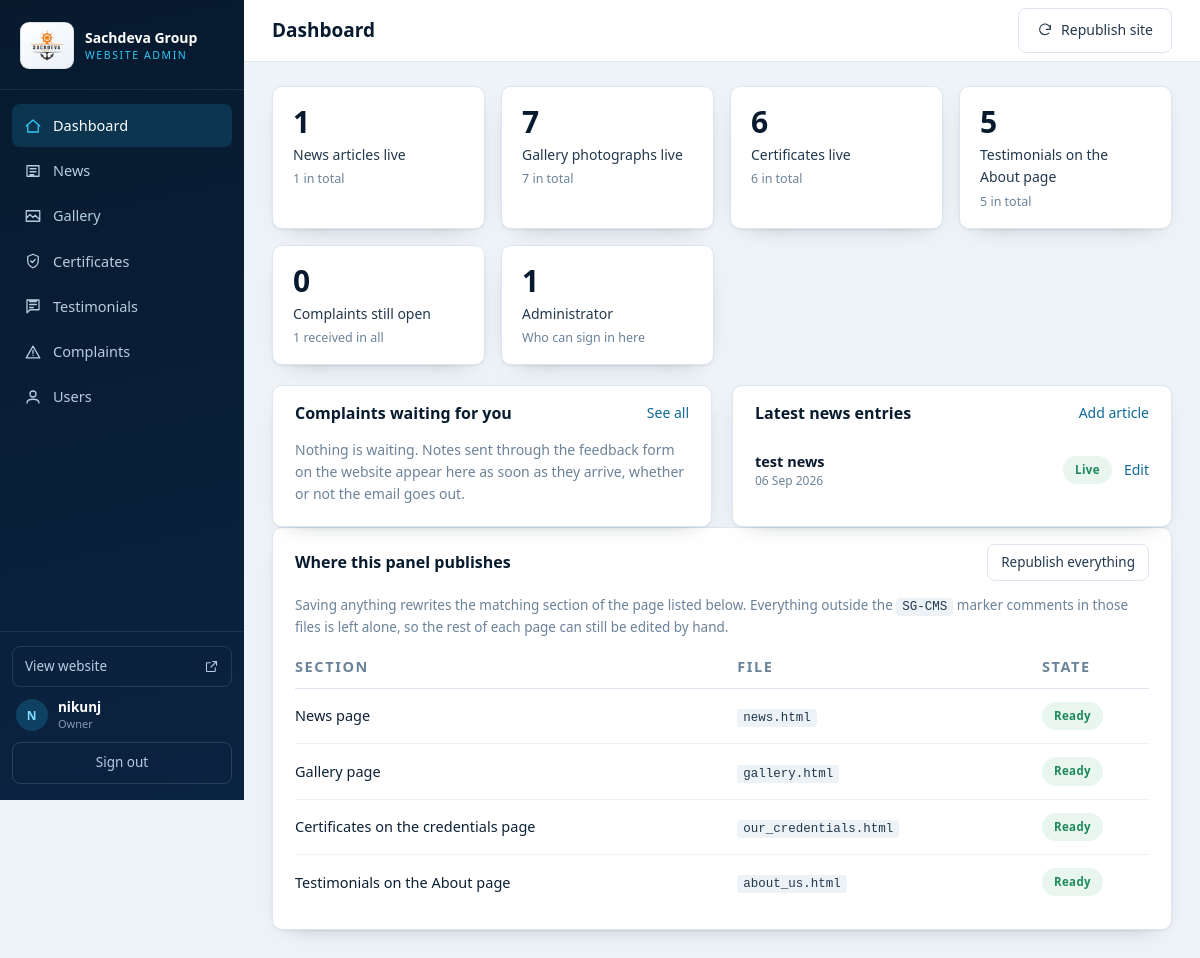
Page /admin/dashboard.php (signed in) on the committed database.
### tables this page shows
CREATE TABLE sg_users (
            id            INTEGER PRIMARY KEY AUTOINCREMENT,
            username      TEXT NOT NULL,
            password_hash TEXT NOT NULL,
            full_name     TEXT NOT NULL DEFAULT '',
            email         TEXT NOT NULL DEFAULT '',
            role          TEXT NOT NULL DEFAULT 'editor',
            is_active     INTEGER NOT NULL DEFAULT 1,
            created_at    TEXT NOT NULL DEFAULT '',
            last_login_at TEXT NOT NULL DEFAULT '',
            UNIQUE (username)
        );

CREATE TABLE sg_news (
            id           INTEGER PRIMARY KEY AUTOINCREMENT,
            title        TEXT NOT NULL,
            category     TEXT NOT NULL DEFAULT 'Announcement',
            summary      TEXT,
            body         TEXT,
            image        TEXT,
            link_url     TEXT,
            published_on TEXT NOT NULL DEFAULT '',
            is_published INTEGER NOT NULL DEFAULT 1,
            sort_order   INTEGER NOT NULL DEFAULT 0,
            created_at   TEXT NOT NULL DEFAULT '',
            updated_at   TEXT NOT NULL DEFAULT ''
        );

### includes/helpers.php (called while the page is built, shortened)
<?php
if (!function_exists('e')) {
    function e($s) {
        return htmlspecialchars((string) $s, ENT_QUOTES | ENT_SUBSTITUTE, 'UTF-8');
    }
}
function sg_initials($name, $max = 3) {
    $name = trim(preg_replace('/[^\p{L}\p{N} ]+/u', ' ', (string) $name));
    $words = preg_split('/\s+/u', $name, -1, PREG_SPLIT_NO_EMPTY);
    $out = '';
    foreach ($words as $w) {
        $out .= mb_strtoupper(mb_substr($w, 0, 1, 'UTF-8'), 'UTF-8');
    }
    return $out !== '' ? $out : '--';
}
function sg_date($ymd, $format = 'd M Y') {
    $ymd = trim((string) $ymd);
    $ts = strtotime($ymd);
    return $ts ? date($format, $ts) : $ymd;
}

### includes/auth.php (called while the page is built, shortened)
<?php
require_once __DIR__ . '/db.php';
require_once __DIR__ . '/helpers.php';
function sg_user() {
    static $cached = null;
    static $looked = false;
    if ($looked) return $cached;
    $looked = true;
    $u = sg_one('SELECT * FROM sg_users WHERE id = ?', array((int) $_SESSION['sg_uid']));
    $cached = $u;
    return $cached;
}
function sg_is_owner() {
    $u = sg_user();
    return $u && $u['role'] === 'owner';
}
function sg_require_login() {
    if (sg_user()) return;
}
function sg_user_count() {
    return (int) sg_val('SELECT COUNT(*) FROM sg_users', array(), 0);
}

### includes/db.php (called while the page is built, shortened)
<?php
function sg_config($key = null, $default = null) {
    static $cfg = null;
    if ($cfg === null) $cfg = require __DIR__ . '/config.php';
    return array_key_exists($key, $cfg) ? $cfg[$key] : $default;
}
function sg_root() { return dirname(__DIR__); }
function sg_driver() {
    $db = sg_config('db');
    return (isset($db['driver']) && $db['driver'] === 'mysql') ? 'mysql' : 'sqlite';
}
function sg_db() {
    static $pdo = null;
    if ($pdo instanceof PDO) return $pdo;
    $db  = sg_config('db');
    $opt = array(
        PDO::ATTR_ERRMODE            => PDO::ERRMODE_EXCEPTION,
        PDO::ATTR_DEFAULT_FETCH_MODE => PDO::FETCH_ASSOC,
        PDO::ATTR_EMULATE_PREPARES   => false,
    );
    if (sg_driver() === 'mysql') {
        $dsn = 'mysql:host=' . $db['host'] . ';port=' . (int) $db['port']
             . ';dbname=' . $db['name'] . ';charset=' . (isset($db['charset']) ? $db['charset'] : 'utf8mb4');
        $pdo = new PDO($dsn, $db['user'], $db['pass'], $opt);
    } else {
        $file = $db['file'];
        $pdo = new PDO('sqlite:' . $file, null, null, $opt);
        $pdo->exec('PRAGMA foreign_keys = ON');
        $pdo->exec('PRAGMA journal_mode = WAL');
        $pdo->exec('PRAGMA busy_timeout = 5000');
    }
    return $pdo;
}
function sg_all($sql, $args = array()) {
    $st = sg_db()->prepare($sql);
    $st->execute($args);
    return $st->fetchAll();
}
function sg_one($sql, $args = array()) {
    $st = sg_db()->prepare($sql);
    $st->execute($args);
    $row = $st->fetch();
    return $row === false ? null : $row;
}
function sg_val($sql, $args = array(), $default = null) {
    $st = sg_db()->prepare($sql);
    $st->execute($args);
    $v = $st->fetchColumn();
    return $v === false ? $default : $v;
}

### includes/config.php (called while the page is built, shortened)
<?php
$config = array(
    'db' => array(
        'driver' => 'sqlite',
        'file'   => dirname(__DIR__) . '/data/content.sqlite',
        'host'    => 'localhost',
        'port'    => 3306,
        'name'    => 'sachdeva_cms',
        'user'    => 'root',
        'pass'    => '',
        'charset' => 'utf8mb4',
    ),
    'upload_dir'  => 'uploads',
    'max_upload'  => 4 * 1024 * 1024,
    'image_types' => array('jpg', 'jpeg', 'png', 'webp', 'gif'),
    'targets' => array(
        'news'         => 'news.html',
        'gallery'      => 'gallery.html',
        'testimonials' => 'about_us.html',
        'certificates' => 'our_credentials.html',
    ),
    'session_name'    => 'SGADMIN',
    'session_idle'    => 2 * 60 * 60,
    'login_max_tries' => 6,
    'login_window'    => 15 * 60,
    'site_name' => 'Sachdeva Group of Industries',
    'site_url'  => '',
);
$localFile = __DIR__ . '/config.local.php';
return $config;

### includes/publisher.php (called while the page is built, shortened)
<?php
require_once __DIR__ . '/db.php';
require_once __DIR__ . '/helpers.php';
function sg_marker_start($block) { return 'SG-CMS:' . $block . ':start'; }
function sg_marker_end($block)   { return 'SG-CMS:' . $block . ':end'; }
function sg_target_status($block) {
    $targets = (array) sg_config('targets', array());
    $name = isset($targets[$block]) ? $targets[$block] : '';
    $file = $name ? sg_root() . '/' . $name : '';
    $html = (string) @file_get_contents($file);
    return array('file' => $name, 'state' => 'ok', 'note' => 'Ready.');
}

### admin/dashboard.php (the view, shortened to what this page needs)
<?php
require __DIR__ . '/_bootstrap.php';
sg_require_login();
require __DIR__ . '/_layout.php';
$stats = array(
    'news_total'     => (int) sg_val('SELECT COUNT(*) FROM sg_news', array(), 0),
    'news_live'      => (int) sg_val('SELECT COUNT(*) FROM sg_news WHERE is_published = 1', array(), 0),
    'gallery_total'  => (int) sg_val('SELECT COUNT(*) FROM sg_gallery', array(), 0),
    'gallery_live'   => (int) sg_val('SELECT COUNT(*) FROM sg_gallery WHERE is_published = 1', array(), 0),
    'cert_total'     => (int) sg_val('SELECT COUNT(*) FROM sg_certificates', array(), 0),
    'cert_live'      => (int) sg_val('SELECT COUNT(*) FROM sg_certificates WHERE is_published = 1', array(), 0),
    'tst_total'      => (int) sg_val('SELECT COUNT(*) FROM sg_testimonials', array(), 0),
    'tst_live'       => (int) sg_val('SELECT COUNT(*) FROM sg_testimonials WHERE is_published = 1', array(), 0),
    'cmp_open'       => (int) sg_val("SELECT COUNT(*) FROM sg_complaints WHERE status = 'new'", array(), 0),
    'cmp_total'      => (int) sg_val('SELECT COUNT(*) FROM sg_complaints', array(), 0),
    'users'          => sg_user_count(),
);
$waiting = sg_all("SELECT * FROM sg_complaints WHERE status = 'new'
                   ORDER BY id DESC LIMIT 5");
$recentNews = sg_all('SELECT id, title, published_on, is_published FROM sg_news
                      ORDER BY id DESC LIMIT 5');
$health = array(
    'news'         => sg_target_status('news'),
    'gallery'      => sg_target_status('gallery'),
    'certificates' => sg_target_status('certificates'),
    'testimonials' => sg_target_status('testimonials'),
);
$healthLabels = array(
    'news'         => 'News page',
    'gallery'      => 'Gallery page',
    'certificates' => 'Certificates on the credentials page',
    'testimonials' => 'Testimonials on the About page',
);
sg_admin_head('Dashboard', 'dashboard.php');
?>
<div class="tiles">
    <a class="tile" href="news.php">
        <span class="tile__n"><?php echo $stats['news_live']; ?></span>
        <span class="tile__k">News articles live</span>
        <span class="tile__s"><?php echo $stats['news_total']; ?> in total</span>
    </a>
    <a class="tile" href="gallery.php">
        <span class="tile__n"><?php echo $stats['gallery_live']; ?></span>
        <span class="tile__k">Gallery photographs live</span>
        <span class="tile__s"><?php echo $stats['gallery_total']; ?> in total</span>
    </a>
    <a class="tile" href="certificates.php">
        <span class="tile__n"><?php echo $stats['cert_live']; ?></span>
        <span class="tile__k">Certificates live</span>
        <span class="tile__s"><?php echo $stats['cert_total']; ?> in total</span>
    </a>
    <a class="tile" href="testimonials.php">
        <span class="tile__n"><?php echo $stats['tst_live']; ?></span>
        <span class="tile__k">Testimonials on the About page</span>
        <span class="tile__s"><?php echo $stats['tst_total']; ?> in total</span>
    </a>
    <a class="tile<?php echo $stats['cmp_open'] ? ' tile--alert' : ''; ?>" href="complaints.php?status=new">
        <span class="tile__n"><?php echo $stats['cmp_open']; ?></span>
        <span class="tile__k">Complaints still open</span>
        <span class="tile__s"><?php echo $stats['cmp_total']; ?> received in all</span>
    </a>
    <?php if (sg_is_owner()): ?>
        <a class="tile" href="users.php">
            <span class="tile__n"><?php echo $stats['users']; ?></span>
            <span class="tile__k">Administrator<?php echo $stats['users'] === 1 ? '' : 's'; ?></span>
            <span class="tile__s">Who can sign in here</span>
        </a>
    <?php endif; ?>
</div>
<div class="cols">
    <section class="card">
        <div class="card__head">
            <h2>Complaints waiting for you</h2>
            <a class="lnk" href="complaints.php?status=new">See all</a>
        </div>
        <?php if (!$waiting): ?>
            <p class="empty">Nothing is waiting. Notes sent through the feedback form on the
                website appear here as soon as they arrive, whether or not the email goes out.</p>
        <?php endif; ?>
    </section>
    <section class="card">
        <div class="card__head">
            <h2>Latest news entries</h2>
            <a class="lnk" href="news.php?action=new">Add article</a>
        </div>
        <?php if (!$recentNews): ?>
            <p class="empty">No articles yet. Until one is published the news page keeps
                its &ldquo;nothing published yet&rdquo; note.</p>
        <?php else: ?>
            <ul class="feed feed--plain">
                <?php foreach ($recentNews as $n): ?>
                    <li>
                        <span class="feed__body">
                            <strong><?php echo e($n['title']); ?></strong>
                            <em><?php echo e(sg_date($n['published_on'])); ?></em>
                        </span>
                        <span class="chip chip--<?php echo $n['is_published'] ? 'on' : 'off'; ?>">
                            <?php echo $n['is_published'] ? 'Live' : 'Draft'; ?>
                        </span>
                        <a class="lnk" href="news.php?action=edit&amp;id=<?php echo (int) $n['id']; ?>">Edit</a>
                    </li>
                <?php endforeach; ?>
            </ul>
        <?php endif; ?>
    </section>
</div>
<section class="card">
    <div class="card__head">
        <h2>Where this panel publishes</h2>
        <form method="post" action="publish.php">
            <button type="submit" class="btn btn--ghost btn--sm">Republish everything</button>
        </form>
    </div>
    <p class="card__note">
        Saving anything rewrites the matching section of the page listed below. Everything
        outside the <code>SG-CMS</code> marker comments in those files is left alone, so the
        rest of each page can still be edited by hand.
    </p>
    <table class="tbl">
        <thead>
            <tr><th>Section</th><th>File</th><th>State</th></tr>
        </thead>
        <tbody>
            <?php foreach ($health as $block => $h): ?>
                <tr>
                    <td><?php echo e($healthLabels[$block]); ?></td>
                    <td><code><?php echo e($h['file'] !== '' ? $h['file'] : '—'); ?></code></td>
                    <td>
                        <span class="chip chip--<?php echo $h['state'] === 'ok' ? 'on' : 'warn'; ?>">
                            <?php echo $h['state'] === 'ok' ? 'Ready' : 'Attention'; ?>
                        </span>
                    </td>
                </tr>
            <?php endforeach; ?>
        </tbody>
    </table>
</section>
<?php sg_admin_foot(); ?>

### admin/_layout.php (shortened to what this page needs)
<?php
function sg_nav_items() {
    return array(
        array('dashboard.php', 'Dashboard', 'M3 12l9-8 9 8M5 10v10h14V10'),
        array('news.php',      'News',      'M4 5h16v14H4zM8 9h8M8 13h8M8 17h5'),
        array('gallery.php',   'Gallery',   'M3 5h18v14H3zM3 15l5-5 4 4 3-3 6 6'),
        array('certificates.php', 'Certificates', 'M12 3l7 3v6c0 4.2-2.9 7.4-7 9-4.1-1.6-7-4.8-7-9V6zM9 12l2 2 4-4'),
        array('testimonials.php', 'Testimonials', 'M7.5 6h9M7.5 10h9M7.5 14h5M4 4h16v13H8l-4 4z'),
        array('complaints.php',   'Complaints',   'M12 4.2 21 19.8H3zM12 10v4M12 16.6v.2'),
        array('users.php',     'Users',     'M4 20c0-3.3 3.6-5 8-5s8 1.7 8 5M12 4a4 4 0 110 8 4 4 0 010-8'),
    );
}
function sg_admin_head($title, $active = '') {
    $u = sg_user();
    ?><!doctype html>
<html lang="en">
<head>
    <link rel="stylesheet" href="assets/admin.css">
</head>
<body>
    <div class="shell">
        <aside class="side" id="side">
            <div class="side__brand">
                <span class="brand-plate"><img src="../images/logo.png" alt="" width="34" height="31"></span>
                <span>
                    <strong>Sachdeva Group</strong>
                    <em>Website admin</em>
                </span>
            </div>
            <nav class="side__nav" aria-label="Sections">
                <?php foreach (sg_nav_items() as $item):
                    list($href, $label, $path) = $item;
                    $on = ($active === $href); ?>
                    <a href="<?php echo e($href); ?>"<?php echo $on ? ' class="is-on" aria-current="page"' : ''; ?>>
                        <svg viewBox="0 0 24 24" fill="none" stroke="currentColor" stroke-width="1.7"
                             stroke-linecap="round" stroke-linejoin="round" aria-hidden="true"><path d="<?php echo e($path); ?>"/></svg>
                        <span><?php echo e($label); ?></span>
                    </a>
                <?php endforeach; ?>
            </nav>
            <div class="side__foot">
                <a class="side__site" href="../" target="_blank" rel="noopener">
                    View website
                    <svg viewBox="0 0 24 24" fill="none" stroke="currentColor" stroke-width="1.7"
                         stroke-linecap="round" stroke-linejoin="round" aria-hidden="true">
                        <path d="M14 4h6v6M20 4l-9 9M18 14v5a1 1 0 01-1 1H5a1 1 0 01-1-1V7a1 1 0 011-1h5"/>
                    </svg>
                </a>
                <?php if ($u): ?>
                    <div class="side__me">
                        <span class="side__av"><?php echo e(sg_initials($u['full_name'] !== '' ? $u['full_name'] : $u['username'], 2)); ?></span>
                        <span class="side__who">
                            <strong><?php echo e($u['full_name'] !== '' ? $u['full_name'] : $u['username']); ?></strong>
                            <em><?php echo e($u['role'] === 'owner' ? 'Owner' : 'Editor'); ?></em>
                        </span>
                    </div>
                    <form method="post" action="logout.php" class="side__out">
                        <button type="submit">Sign out</button>
                    </form>
                <?php endif; ?>
            </div>
        </aside>
        <main class="main" id="main">
            <header class="bar">
                <h1><?php echo e($title); ?></h1>
                <form method="post" action="publish.php" class="bar__pub">
                    <button type="submit" class="btn btn--ghost" title="Rewrite every managed section of the website from what is stored here">
                        <svg viewBox="0 0 24 24" fill="none" stroke="currentColor" stroke-width="1.7"
                             stroke-linecap="round" stroke-linejoin="round" aria-hidden="true">
                            <path d="M20 11a8 8 0 10-2.3 5.7M20 5v6h-6"/>
                        </svg>
                        Republish site
                    </button>
                </form>
            </header>
            <div class="wrap">
<?php
}
function sg_admin_foot() {
    ?>
            </div>
        </main>
    </div>
</body>
</html>
<?php
}

### rows in the picture
sg_users: full_name "N", full_name "nikunj", role "Owner"
sg_news: title "test news", published_on "06 Sep 2026", is_published "Live"

### other values in the picture
$label "Dashboard"
$label "News"
$label "Gallery"
$label "Certificates"
$label "Testimonials"
$label "Complaints"
$label "Users"
$title "Dashboard"
$stats['news_live'] "1"
$stats['news_total'] "1"
$stats['gallery_live'] "7"
$stats['gallery_total'] "7"
$stats['cert_live'] "6"
$stats['cert_total'] "6"
$stats['tst_live'] "5"
